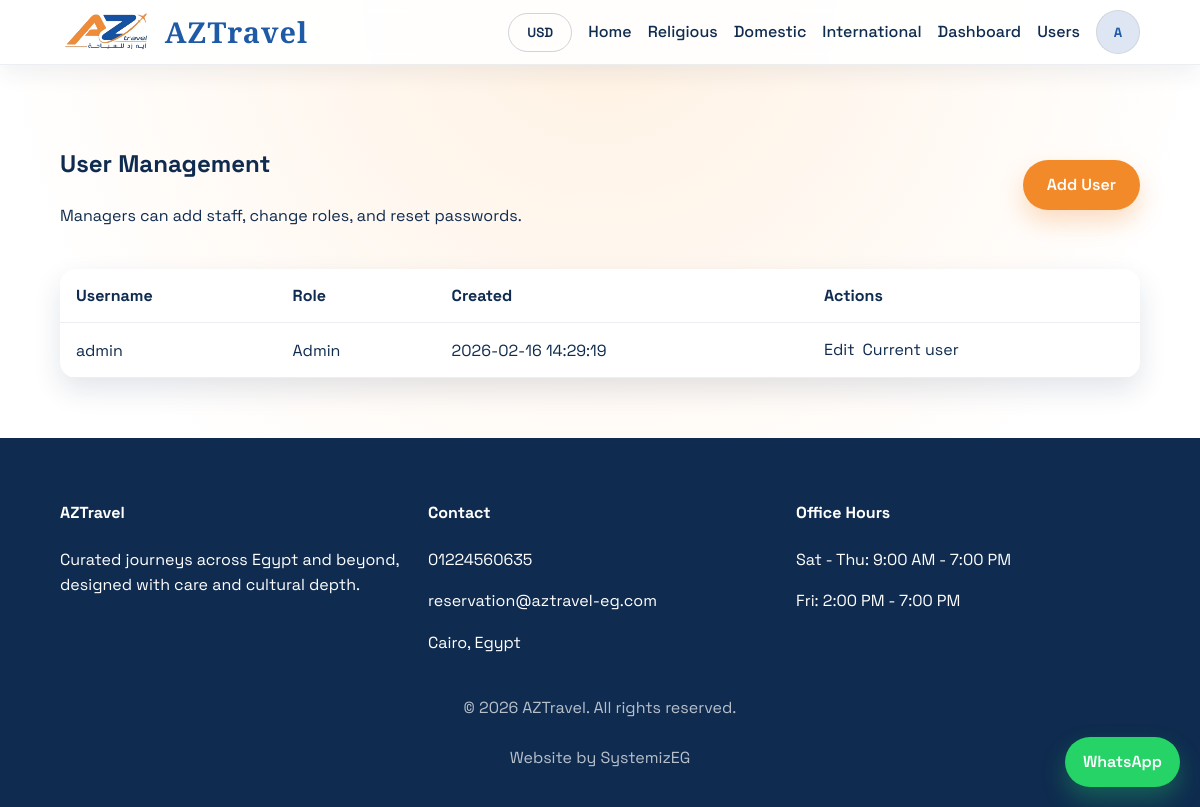
The page /users.php (signed in) on the database as committed earlier.
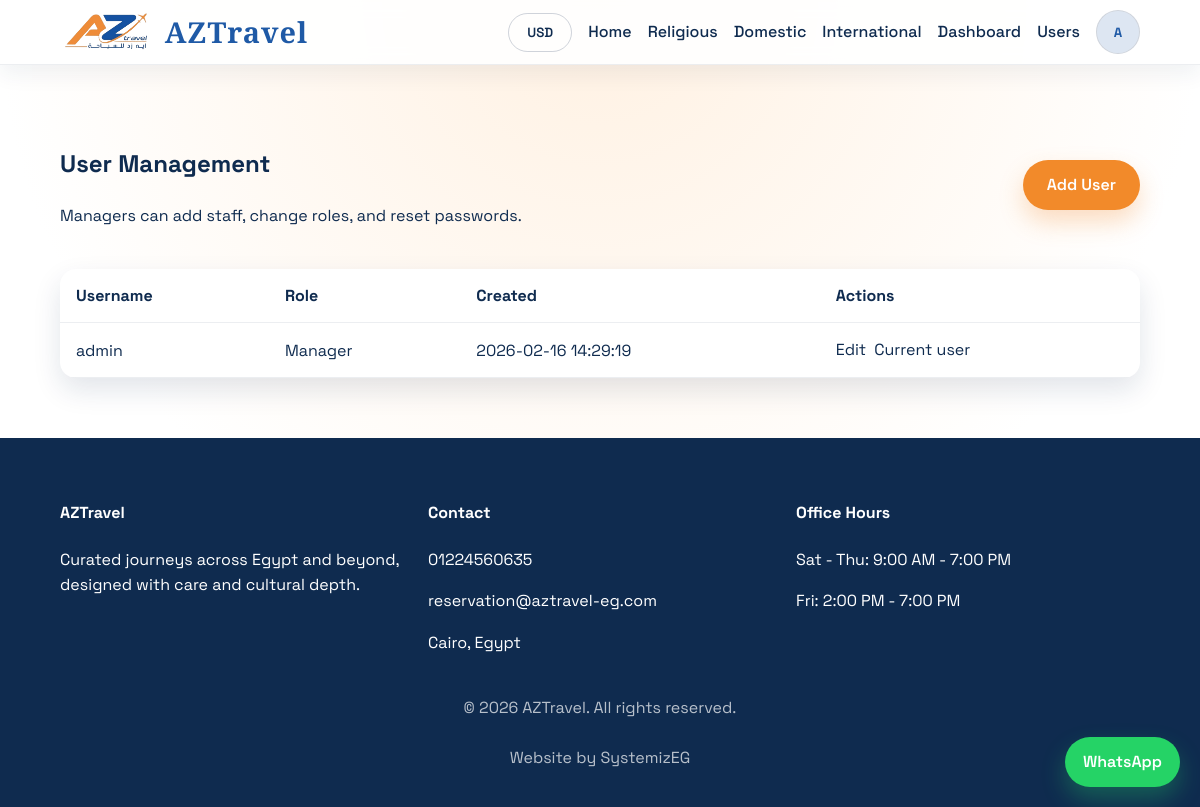
The same page on the database as committed later.
### tables this page shows
CREATE TABLE IF NOT EXISTS users (
  id INT AUTO_INCREMENT PRIMARY KEY,
  username VARCHAR(50) NOT NULL UNIQUE,
  password_hash VARCHAR(255) NOT NULL,
  role VARCHAR(20) NOT NULL DEFAULT 'staff',
  full_name VARCHAR(120) DEFAULT NULL,
  avatar_url VARCHAR(255) DEFAULT NULL,
  created_at TIMESTAMP DEFAULT CURRENT_TIMESTAMP
);

### includes/config.php (called while the page is built, shortened)
<?php
$CURRENCIES = [
    'USD' => ['symbol' => '$', 'rate' => 1.0, 'label' => 'US Dollar'],
    'EGP' => ['symbol' => 'E£', 'rate' => 49.5, 'label' => 'Egyptian Pound'],
    'EUR' => ['symbol' => '€', 'rate' => 0.92, 'label' => 'Euro'],
    'GBP' => ['symbol' => '£', 'rate' => 0.79, 'label' => 'Pound Sterling'],
    'SAR' => ['symbol' => 'SAR', 'rate' => 3.75, 'label' => 'Saudi Riyal'],
    'AED' => ['symbol' => 'AED', 'rate' => 3.67, 'label' => 'UAE Dirham'],
];
$DEFAULT_CURRENCY = 'USD';
function e(string $value): string {
    return htmlspecialchars($value, ENT_QUOTES, 'UTF-8');
}
function initials(string $name): string {
    $parts = preg_split('/\s+/', trim($name));
    $initials = '';
    foreach ($parts as $part) {
        if ($part !== '') {
            $initials .= mb_strtoupper(mb_substr($part, 0, 1));
        }
    }
    return $initials !== '' ? $initials : 'U';
}
function get_currency(): string {
    global $CURRENCIES, $DEFAULT_CURRENCY;
    $currency = $_SESSION['currency'] ?? $DEFAULT_CURRENCY;
    return array_key_exists($currency, $CURRENCIES) ? $currency : $DEFAULT_CURRENCY;
}

### includes/auth.php (called while the page is built, shortened)
<?php
require_once __DIR__ . '/config.php';
function is_logged_in(): bool {
    return !empty($_SESSION['admin_id']);
}
function is_manager(): bool {
    return !empty($_SESSION['admin_role']) && in_array($_SESSION['admin_role'], ['manager', 'admin'], true);
}

### users.php (the view, shortened to what this page needs)
<?php
require_once __DIR__ . '/includes/config.php';
require_once __DIR__ . '/includes/auth.php';
$stmt = $pdo->query('SELECT id, username, role, created_at FROM users ORDER BY created_at DESC');
$users = $stmt->fetchAll();
require_once __DIR__ . '/includes/header.php';
?>
<section class="dashboard reveal">
    <div class="container">
        <div class="dashboard-header">
            <div>
                <h2>User Management</h2>
                <p>Managers can add staff, change roles, and reset passwords.</p>
            </div>
            <a class="btn" href="add_user.php">Add User</a>
        </div>
        <div class="table-wrap">
            <table>
                <thead>
                    <tr>
                        <th>Username</th>
                        <th>Role</th>
                        <th>Created</th>
                        <th>Actions</th>
                    </tr>
                </thead>
                <tbody>
                    <?php if (empty($users)): ?>
                        <tr>
                            <td colspan="4">No users found.</td>
                        </tr>
                    <?php else: ?>
                        <?php foreach ($users as $user): ?>
                            <tr>
                                <td><?php echo e($user['username']); ?></td>
                                <td><?php echo e(ucfirst($user['role'])); ?></td>
                                <td><?php echo e($user['created_at']); ?></td>
                                <td class="actions">
                                    <a href="edit_user.php?id=<?php echo (int)$user['id']; ?>">Edit</a>
                                    <?php if ((int)$user['id'] !== (int)($_SESSION['admin_id'] ?? 0)): ?>
                                        <form method="post" action="delete_user.php" onsubmit="return confirm('Delete this user?');">
                                            <input type="hidden" name="csrf_token" value="<?php echo e(csrf_token()); ?>">
                                            <input type="hidden" name="id" value="<?php echo (int)$user['id']; ?>">
                                            <button type="submit">Delete</button>
                                        </form>
                                    <?php else: ?>
                                        <span>Current user</span>
                                    <?php endif; ?>
                                </td>
                            </tr>
                        <?php endforeach; ?>
                    <?php endif; ?>
                </tbody>
            </table>
        </div>
    </div>
</section>
<?php require_once __DIR__ . '/includes/footer.php'; ?>

### includes/header.php (shortened to what this page needs)
<!DOCTYPE html>
<html lang="en">
<head>
    <link rel="stylesheet" href="assets/css/style.css">
</head>
<body>
<header class="site-header">
    <div class="container nav-wrap">
        <a class="logo" href="index.php">
            <img src="assets/img/logo.png" alt="AZTravel logo">
            <span class="logo-text">AZTravel</span>
        </a>
        <nav class="nav">
            <button class="btn ghost currency-btn" type="button">
                <?php echo e(get_currency()); ?>
            </button>
            <a href="index.php">Home</a>
            <a href="religious.php">Religious</a>
            <a href="domestic.php">Domestic</a>
            <a href="international.php">International</a>
            <?php if (is_logged_in()): ?>
                <a href="dashboard.php">Dashboard</a>
                <?php if (is_manager()): ?>
                    <a href="users.php">Users</a>
                <?php endif; ?>
                <div class="user-menu">
                    <button class="user-toggle" type="button" aria-haspopup="true" aria-expanded="false">
                        <?php if (!empty($_SESSION['admin_avatar'])): ?>
                            <img src="<?php echo e($_SESSION['admin_avatar']); ?>" alt="Profile">
                        <?php else: ?>
                            <span class="avatar-fallback"><?php echo e(initials($_SESSION['admin_name'] ?? 'User')); ?></span>
                        <?php endif; ?>
                    </button>
                </div>
            <?php else: ?>
                <a class="btn" href="login.php">Admin Login</a>
            <?php endif; ?>
        </nav>
    </div>
</header>
<main>

### includes/footer.php (shortened to what this page needs)
</main>
<footer class="site-footer">
    <div class="container footer-grid">
        <div>
            <h4>AZTravel</h4>
            <p>Curated journeys across Egypt and beyond, designed with care and cultural depth.</p>
        </div>
        <div>
            <h4>Contact</h4>
            <p>01224560635  </p>
            <p>reservation@aztravel-eg.com</p>
            <p>Cairo, Egypt</p>
        </div>
        <div>
            <h4>Office Hours</h4>
            <p>Sat - Thu: 9:00 AM - 7:00 PM</p>
            <p>Fri: 2:00 PM - 7:00 PM</p>
        </div>
    </div>
    <p class="copyright">© <?php echo date('Y'); ?> AZTravel. All rights reserved.</p>
    <p class="copyright">Website by SystemizEG</p>
</footer>
<a class="whatsapp-float" href="https://wa.me/201001234567?text=Hello%20AZTravel,%20I%20want%20to%20plan%20a%20trip." target="_blank" rel="noopener">WhatsApp</a>
</body>
</html>

### assets/css/style.css (style rules this page uses)
* { box-sizing: border-box; }
html, body { margin: 0; padding: 0; }
body { font-family: var(--font-body); color: var(--dark); background: radial-gradient(circle at top, #fff1e2, #ffffff 60%, #ffffff 100%); line-height: 1.6; }
button, input, textarea, select { font-family: var(--font-body); }
img { max-width: 100%; display: block; border-radius: 16px; }
a { color: inherit; text-decoration: none; }
.container { width: min(1100px, 90%); margin: 0 auto; }
.site-header { position: sticky; top: 0; z-index: 100; background: rgba(255, 255, 255, 0.9); backdrop-filter: blur(8px); border-bottom: 1px solid rgba(15, 43, 79, 0.08); margin-top: 0; box-shadow: 0 10px 20px rgba(15, 43, 79, 0.06); }
.nav-wrap { display: flex; align-items: center; justify-content: space-between; padding: 4px 0; min-height: 64px; }
.logo { font-family: var(--font-head); font-size: 1.8rem; letter-spacing: 1px; display: inline-flex; align-items: center; gap: 10px; line-height: 1; }
.logo img { height: 52px; width: auto; border-radius: 0; }
.logo-text { font-weight: 700; color: var(--accent-2); }
.nav { display: flex; gap: 16px; align-items: center; flex-wrap: wrap; }
.nav a { font-weight: 500; transition: color 0.3s ease; }
.nav .btn { padding: 10px 18px; }
.user-menu { position: relative; }
.user-toggle { width: 44px; height: 44px; border-radius: 50%; border: 1px solid rgba(15, 43, 79, 0.2); background: var(--light); padding: 0; display: grid; place-items: center; cursor: pointer; }
.avatar-fallback { width: 100%; height: 100%; display: grid; place-items: center; border-radius: 50%; background: rgba(31, 90, 166, 0.15); color: var(--accent-2); font-weight: 700; }
.currency-btn { border-radius: 999px; }
.btn { display: inline-flex; align-items: center; justify-content: center; background: var(--accent); color: var(--light); padding: 12px 24px; border-radius: 999px; font-weight: 600; border: none; cursor: pointer; transition: transform 0.3s ease, box-shadow 0.3s ease; box-shadow: 0 12px 24px rgba(242, 138, 42, 0.28); }
.btn.ghost { background: transparent; color: var(--dark); border: 1px solid rgba(15, 43, 79, 0.2); box-shadow: none; }
.site-footer { background: var(--dark); color: var(--light); padding: 40px 0 20px; }
.footer-grid { display: grid; grid-template-columns: repeat(auto-fit, minmax(200px, 1fr)); gap: 24px; }
.copyright { text-align: center; opacity: 0.7; margin-top: 24px; }
.dashboard { padding: 60px 0; }
.dashboard-header { display: flex; justify-content: space-between; align-items: center; flex-wrap: wrap; gap: 20px; }
.table-wrap { overflow-x: auto; margin-top: 24px; background: var(--light); border-radius: 16px; box-shadow: 0 12px 28px var(--shadow); }
.table-wrap table { width: 100%; border-collapse: collapse; }
th, td { padding: 14px 16px; text-align: left; border-bottom: 1px solid rgba(15, 43, 79, 0.08); }
.actions { display: flex; gap: 8px; }
.whatsapp-float { position: fixed; right: 20px; bottom: 20px; background: #25d366; color: #ffffff; padding: 12px 18px; border-radius: 999px; font-weight: 600; box-shadow: 0 12px 24px rgba(37, 211, 102, 0.3); z-index: 200; }

Rows that differ between the two databases and show on the page:
changed users "admin": role "Admin" → "Manager"
